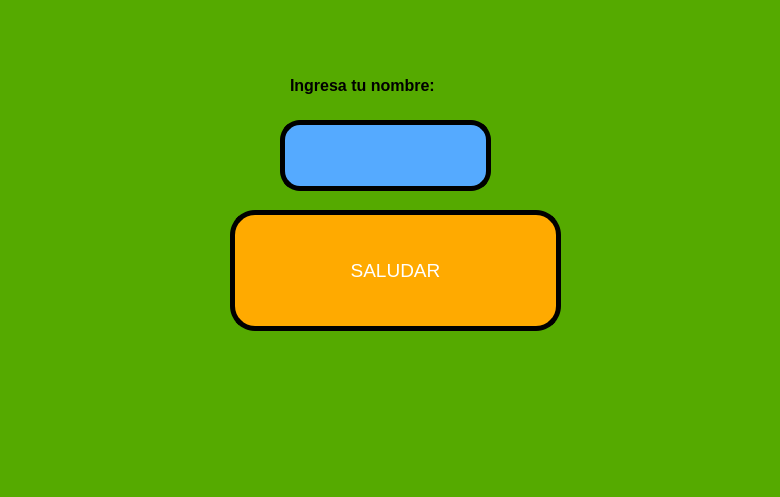
<?xml version="1.0" encoding="UTF-8"?>
<ui version="4.0">
 <class>MainWindow</class>
 <widget class="QMainWindow" name="MainWindow">
  <property name="geometry">
   <rect>
    <x>0</x>
    <y>0</y>
    <width>780</width>
    <height>497</height>
   </rect>
  </property>
  <property name="windowTitle">
   <string>MainWindow</string>
  </property>
  <property name="styleSheet">
   <string notr="true">background-color: rgb(85, 170, 0);</string>
  </property>
  <widget class="QWidget" name="centralwidget">
   <widget class="QPushButton" name="btn_saludar">
    <property name="geometry">
     <rect>
      <x>230</x>
      <y>210</y>
      <width>331</width>
      <height>121</height>
     </rect>
    </property>
    <property name="font">
     <font>
      <pointsize>14</pointsize>
     </font>
    </property>
    <property name="styleSheet">
     <string notr="true">background-color: rgb(170, 85, 255);
background-color: rgb(255, 170, 0);
color: rgb(255, 255, 255);
border-radius: 25px;
border:  5px solid black;</string>
    </property>
    <property name="text">
     <string>SALUDAR</string>
    </property>
   </widget>
   <widget class="QLabel" name="label">
    <property name="geometry">
     <rect>
      <x>290</x>
      <y>60</y>
      <width>221</width>
      <height>51</height>
     </rect>
    </property>
    <property name="text">
     <string>&lt;html&gt;&lt;head/&gt;&lt;body&gt;&lt;p&gt;&lt;span style=&quot; font-size:12pt; font-weight:600;&quot;&gt;Ingresa tu nombre:&lt;/span&gt;&lt;/p&gt;&lt;/body&gt;&lt;/html&gt;</string>
    </property>
   </widget>
   <widget class="QLineEdit" name="txt_nombre">
    <property name="geometry">
     <rect>
      <x>280</x>
      <y>120</y>
      <width>211</width>
      <height>71</height>
     </rect>
    </property>
    <property name="styleSheet">
     <string notr="true">background-color: rgb(85, 170, 255);
border-radius:20px;
border:  5px solid black;</string>
    </property>
    <property name="alignment">
     <set>Qt::AlignCenter</set>
    </property>
   </widget>
  </widget>
  <widget class="QMenuBar" name="menubar">
   <property name="geometry">
    <rect>
     <x>0</x>
     <y>0</y>
     <width>780</width>
     <height>26</height>
    </rect>
   </property>
  </widget>
  <widget class="QStatusBar" name="statusbar"/>
 </widget>
 <resources/>
 <connections/>
</ui>
